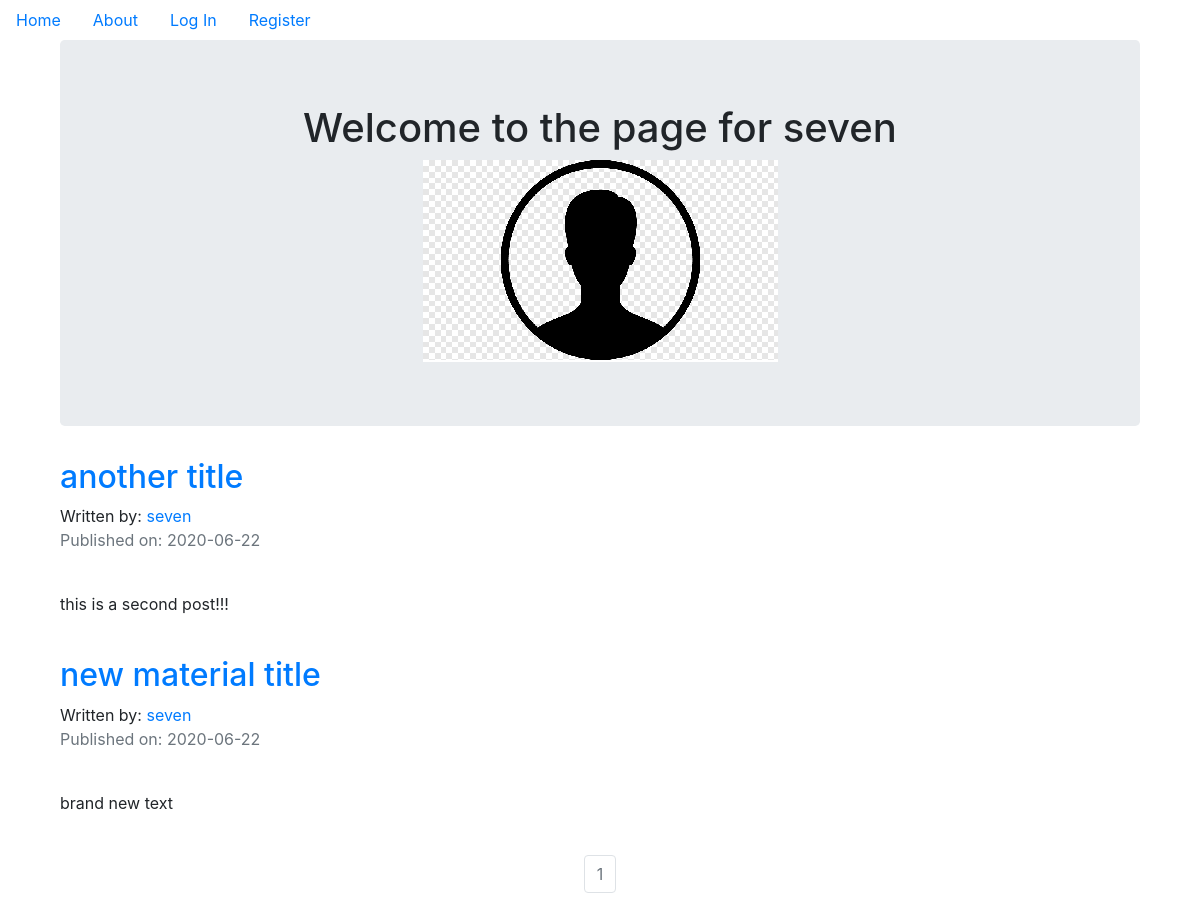
Page /seven on the committed database.
### puppycompanyblog/models.py (models this page shows, shortened)
class User(db.Model, UserMixin):
    __tablename__ = 'users'
    id = db.Column(db.Integer, primary_key=True)
    profile_image = db.Column(db.String(64), nullable=False, default='default_profile.png')
    email = db.Column(db.String(64), unique=True, index=True)
    username = db.Column(db.String(64), unique=True, index=True)
    password_hash = db.Column(db.String(128))
    posts = db.relationship('BlogPost', backref='author', lazy=True)

class BlogPost(db.Model):
    users = db.relationship(User)
    id = db.Column(db.Integer, primary_key=True)
    user_id = db.Column(db.Integer, db.ForeignKey('users.id'), nullable=False)
    date = db.Column(db.DateTime, nullable=False, default = datetime.utcnow)
    title = db.Column(db.String(140), nullable=False)
    text = db.Column(db.Text, nullable=False)

### puppycompanyblog/users/views.py (the view)
@users.route("/<username>")
def user_post(username):
    page = request.args.get('age',1,type=int)
    user = User.query.filter_by(username=username).first_or_404()
    blog_posts = BlogPost.query.filter_by(author=user).order_by(BlogPost.date.desc()).paginate(page=page,per_page=5)
    return render_template('user_blog_posts.html',blog_posts=blog_posts, user=user)

### puppycompanyblog/templates/user_blog_posts.html (shortened to what this page needs)
{% extends "base.html" %}
{% block content %}
<div class="container">
  <div class="jumbotron">
    <div align='center'>
      <h1 >Welcome to the page for {{user.username}}</h1>
      <img align='center' src="{{ url_for('static', filename='profile_pics/' + user.profile_image) }}">
    </div>
  </div>
{% for post in blog_posts.items %}
          <h2><a href="{{ url_for('blog_posts.blog_post', blog_post_id=post.id) }}">{{ post.title }}</a></h2>
          Written by: <a href="{{ url_for('users.user_post', username=post.author.username) }}">{{ post.author.username }}</a>
          <p class="text-muted">Published on: {{ post.date.strftime('%Y-%m-%d') }}</p>
          <br>
            <p>{{post.text}}</p>
          <br>
{% endfor %}
</div>
<nav aria-label="Page navigation example">
  <ul class="pagination justify-content-center">
    {% for page_num in blog_posts.iter_pages(left_edge=1, right_edge=1, left_current=1, right_current=2) %}
            {% if blog_posts.page == page_num %}
              <li class="page-item disabled">
                <a class="page-link" href="{{ url_for('users.user_post', username=user.username, page=page_num) }}">{{ page_num }}</a></li>
            {% else %}
              <li class="page-item"><a class="page-link" href="{{ url_for('users.user_post', username=user.username, page=page_num) }}">{{ page_num }}</a></li>
            {% endif %}
    {% endfor %}
</nav>
{% endblock content %}

### puppycompanyblog/templates/base.html (shortened to what this page needs)
<!DOCTYPE html>
<html lang="en">
<head>
    <link rel="stylesheet" href="https://stackpath.bootstrapcdn.com/bootstrap/4.5.0/css/bootstrap.min.css">
</head>
<body>
    <ul class="nav">
        <li class="nav-link">
            <a href="{{url_for('core.index')}}">Home</a>
        </li>
        <li class="nav-link">
            <a href="{{url_for('core.info')}}">About</a>
        </li>
        {% if current_user.is_authenticated %}
            <li class="nav-link">
                <a href="{{url_for('users.logout')}}">Log Out</a>
            </li>
            <li class="nav-link">
                <a href="{{url_for('users.account')}}">Account</a>
            </li>
            <li class="nav-link">
                <a href="{{url_for('blog_posts.create_post')}}">Create Post</a>
            </li>
        {% else %}
        <li class="nav-link">
            <a href="{{url_for('users.login')}}">Log In</a>
        </li>
        <li class="nav-link">
            <a href="{{url_for('users.register')}}">Register</a>
        </li>
        {% endif %}
    </ul>
    <div class="container">
        {% block content %}
        {% endblock %}
    </div>
</body>
</html>

### rows in the picture
User: username "seven", profile_image (placeholder picture)
BlogPost: title "another title", author.username "seven", date "2020-06-22", text "this is a second post!!!"
BlogPost: title "new material title", author.username "seven", date "2020-06-22", text "brand new text"

### other values in the picture
{{ page_num }} "1"
